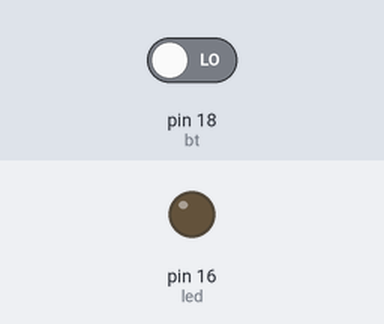
A program run on a simulated MicroPython board. On the bench: output pins drawn as LEDs (lit = HIGH). The test bench sets the inputs (shaded band); at power-on: pin 18 (bt) LOW.

Above: at 1.2 s.
1.3 s: pin 18 (bt) driven HIGH
At 3.5 s:
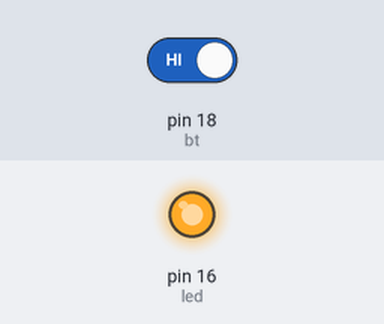
Timing chart, 0 to 5.0 s (numbered marks = the images above; inputs shaded):
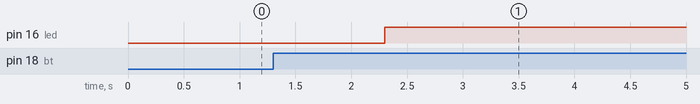

Measured:
- after the input at 1.3 s, pin 16 (led): LOW → HIGH after 1.0 s

The program:

button_led2.py
```python
# File : button_led2.py
# Simple program to control a led with a button
# https://docs.micropython.org/en/latest/library/machine.Pin.html
# joao.galhardocarraca@student.hepl.be
# 13/2/2023

#Import of libraries
from machine import Pin
from utime import sleep

#Led and button pin configuration
led = Pin(16, Pin.OUT)
bt = Pin(18, Pin.IN)

val=0	#Default boot value

#While statement
while True:
    #If statement to turn led on when the button is pushed with 1 seconds of delay
    if bt.value()==1:
        val+=1
        sleep(1)
    elif val==2:
        val=0
        sleep(1)
    led.value(val)
```
